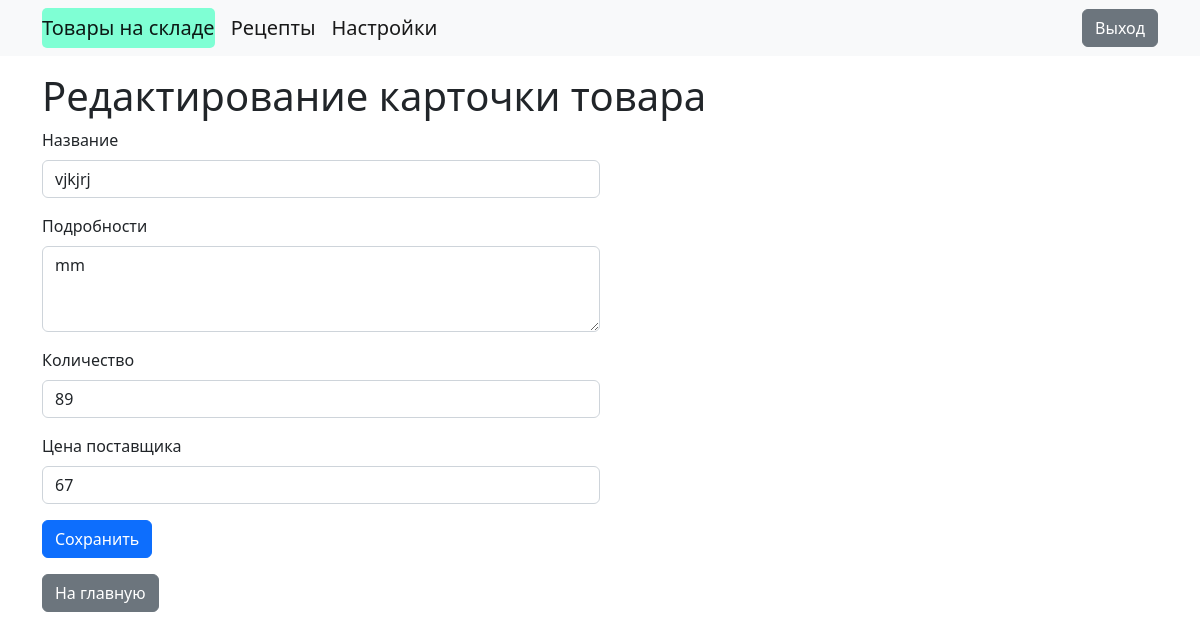
Page /edit_product/1 (signed in) on the committed database.
### dbbase.py (models this page shows, shortened)
class Product(Base):
    __tablename__ = 'product'
    id = Column(Integer(), autoincrement="auto", primary_key=True)
    name = Column(String(50), nullable=False, unique=True)
    description = Column(String(150))
    count = Column(Integer(), nullable=False)
    price = Column(Integer(), nullable=False)

### product_sys.py (the view, shortened to what this page needs)
@app.route('/edit_product/<int:id>', methods=['GET', 'POST'])
def edit_product(id):
    if not log_question():
        return render_template('regandlog/log.html')
    patient = contr.find_product(id=id)
    return render_template('product/edit_product.html', product=patient, choise='product')

### dbbase.py (called while the page is built)
    def find_product(self, name=None, id=None):
        if not (name or id):
            raise Exception('Не указано имя или id')
        if name:
            tolk = (self.session.query(Product).filter(
                Product.name == name
            ).first())
        else:
            tolk = (self.session.query(Product).filter(
                Product.id == id
            ).first())
        return tolk

    def load_user(self, user_id):
        return self.session.query(User).get(int(user_id))

    def user_get_p(self, username):
        return self.session.query(User).filter_by(username=username).first()

### log_sys.py (called while the page is built)
@login_manager.user_loader
def load_user(user_id):
    return contr.load_user(user_id)

### main.py (called while the page is built)
def log_question():
    if current_user.is_authenticated:
        user = contr.user_get_p(current_user.username)
        if user and user.ok:
            print(3)
            return True
        print(1, user, user.ok)
        return False
    else:
        print(2)
        return False

### templates/product/edit_product.html
{% extends 'base.html' %}
{% block content %}
<h1>Редактирование карточки товара</h1>
<div class="col-6">
    <form method="post" action="{{ url_for('edit_product', id=product.id) }}">
        <div class="mb-3">
            <label for="name" class="form-label">Название</label>
            <input type="text" class="form-control" id="name" name="name" value="{{ product.name }}" required>
        </div>
        <div class="mb-3">
            <label for="details" class="form-label">Подробности</label>
            <textarea class="form-control" id="description" name="description" rows="3" required>{{ product.description }}</textarea>
        </div>
        <div class="mb-3">
            <label for="weight" class="form-label">Количество</label>
            <input type="text" class="form-control" id="count" name="count" value="{{ product.count }}" required>
        </div>
        <div class="mb-3">
            <label for="age" class="form-label">Цена поставщика</label>
            <input type="text" class="form-control" id="price" name="price" value="{{ product.price }}" required>
        </div>
        <button type="submit" class="btn btn-primary">Сохранить</button>
    </form>
    <a href="/" class="btn btn-secondary mt-3">На главную</a>
</div>
{% endblock %}

### rows in the picture
Product: name "vjkjrj", description "mm", count "89", price "67"
